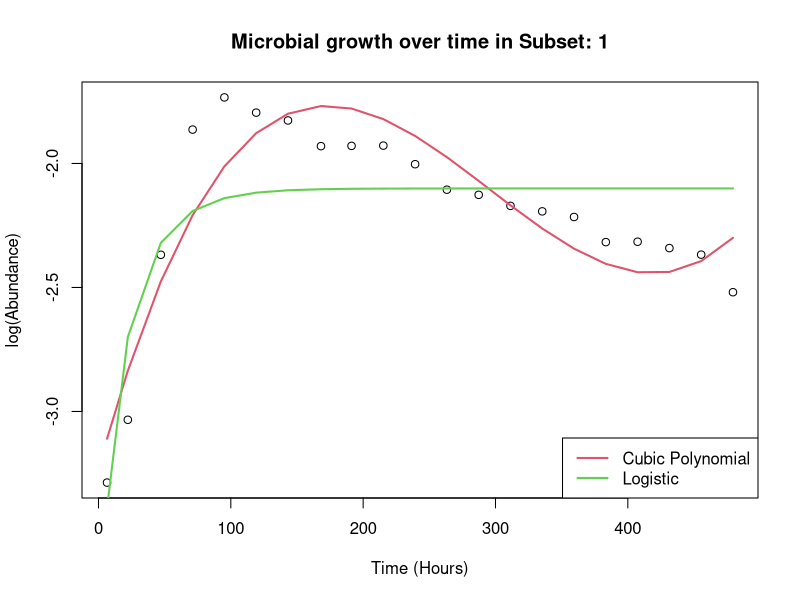
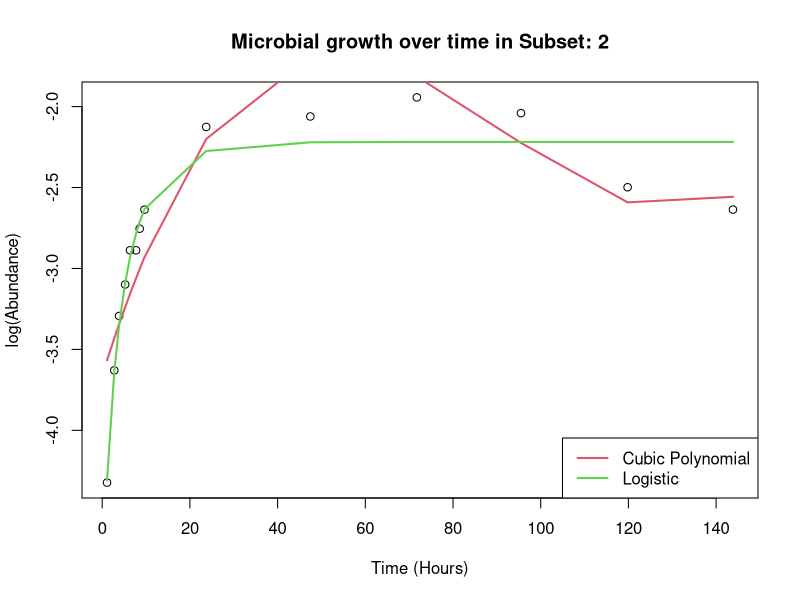
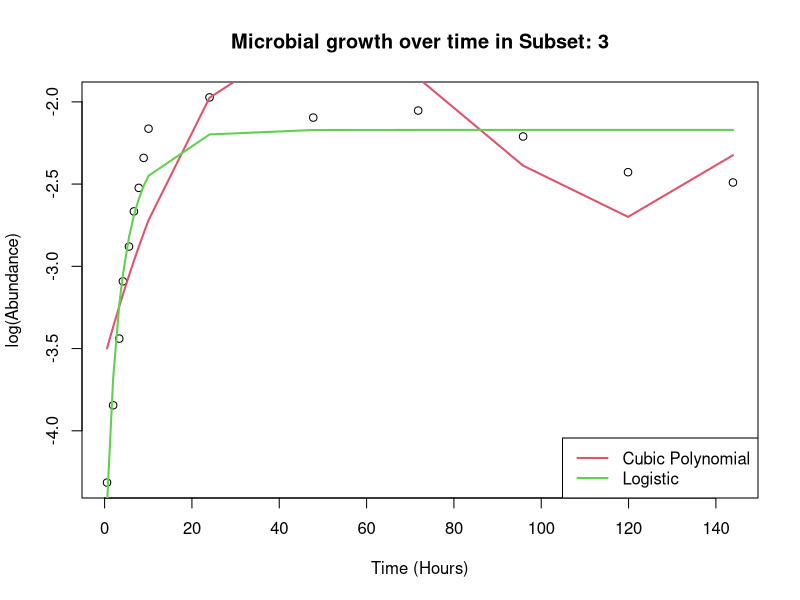
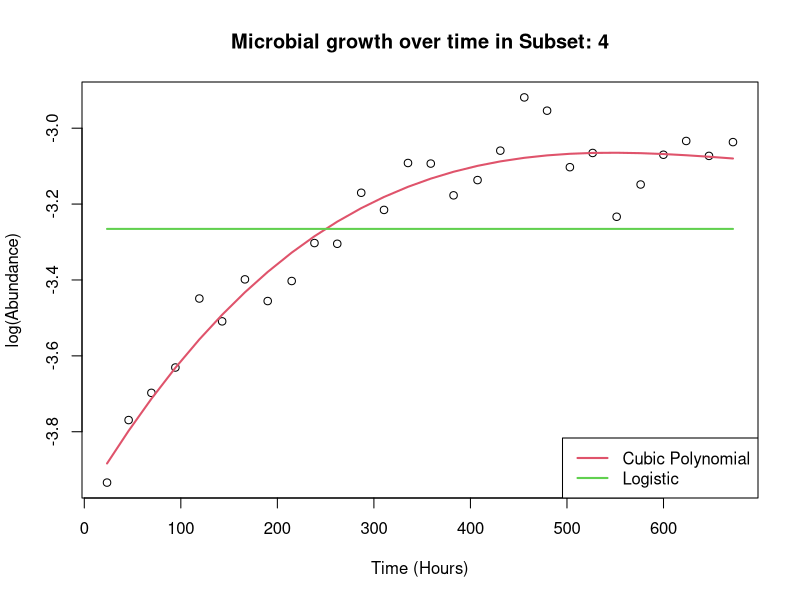
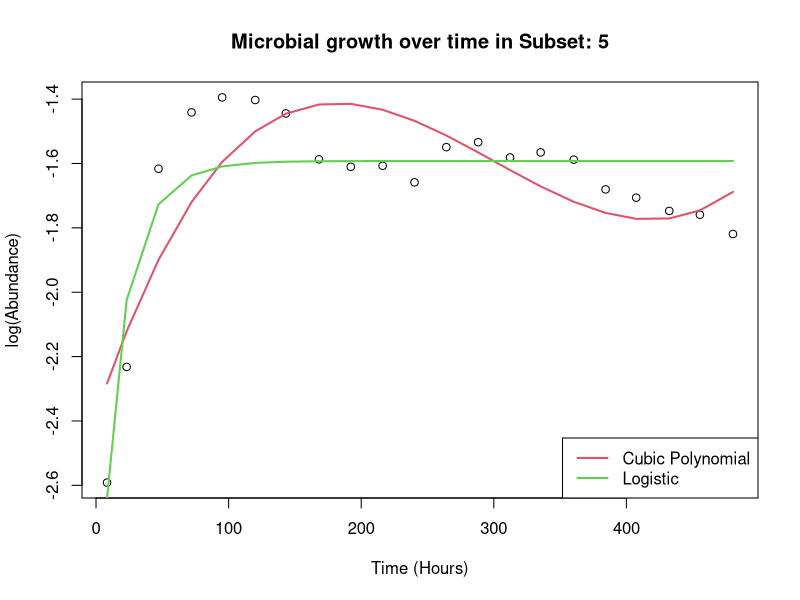
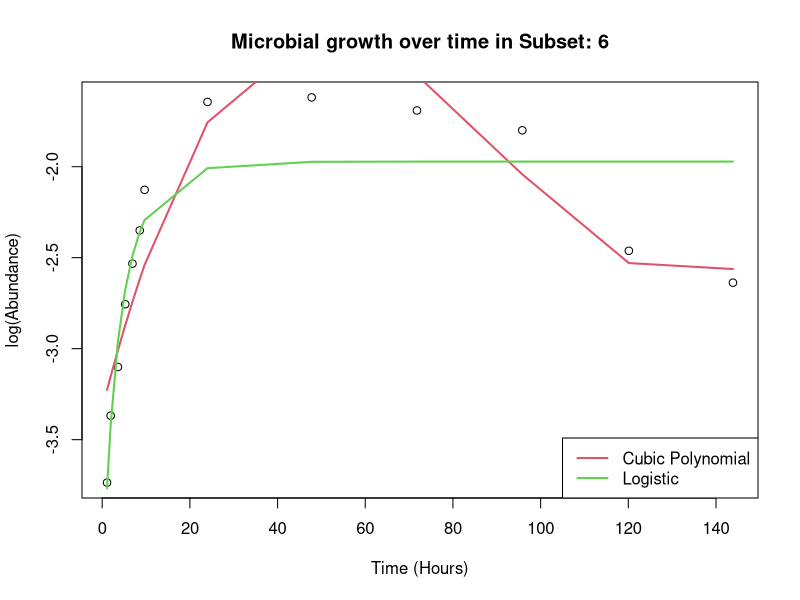
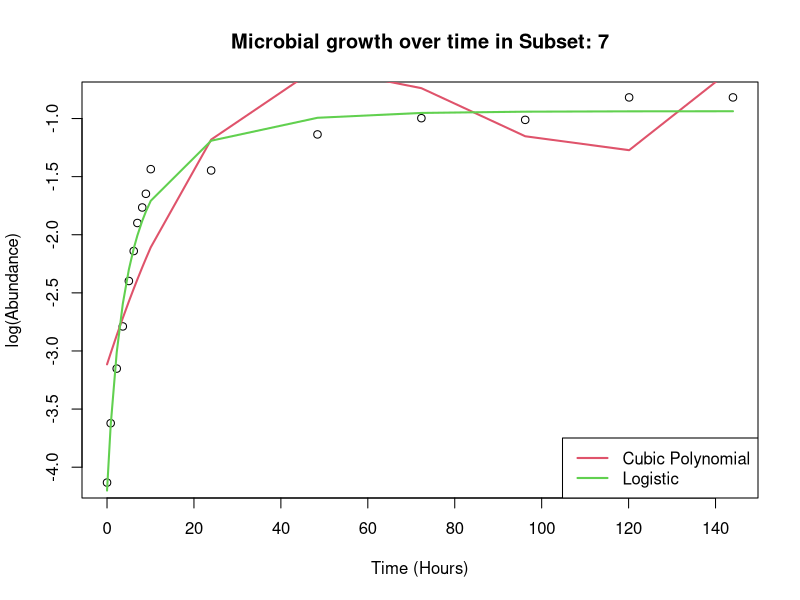
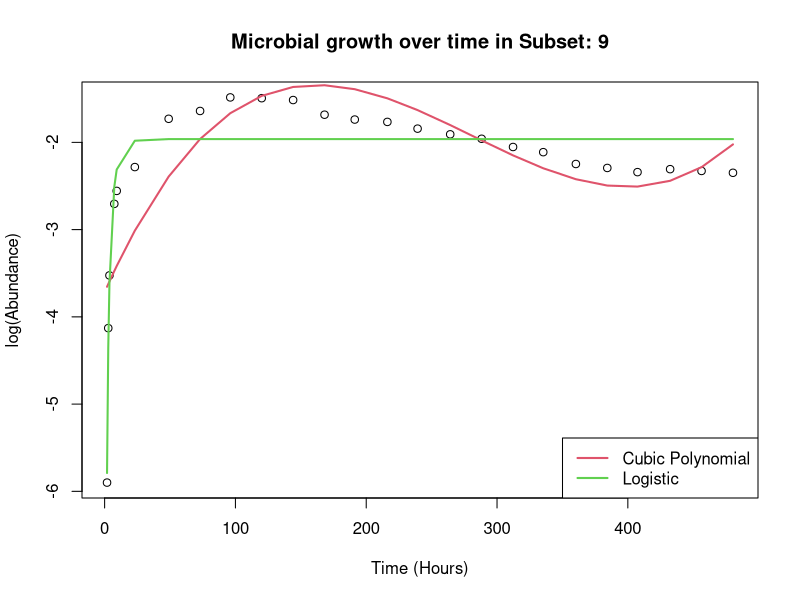

The R script that drew these images, in order: (Note: this script raises an error after producing the figures.)
###################
## Model Fitting ##
###################

#### import packages ####
require(minpack.lm)
require(tidyverse)

#### import data ####
MyData <- as.data.frame(read_csv("../data/ModifiedData.csv"))
MyData$ID <- as.factor(MyData$ID)

#### for loop version of subset, model and plot sections ####

## preallocation
ID <- rep(NA, nlevels(MyData$ID))
AICDiff <- rep(NA, nlevels(MyData$ID))
LowerAIC <- rep(NA, nlevels(MyData$ID))
SignifAIC <- rep(NA, nlevels(MyData$ID))
RSS_Cubic <- rep(NA, nlevels(MyData$ID))
RSS_Logistic <- rep(NA, nlevels(MyData$ID))
LowerRSS <- rep(NA, nlevels(MyData$ID))


for (i in 1:nlevels(MyData$ID)){
  ## subset
  subset1 <- subset(MyData,ID== i)
  subset1 <- subset1[order(subset1$Time),]
  # sort time column as ascending to fix plots
  
  
  ## models
  tryCatch(
    expr = {
      ########## CREATE MODELS ############
      # create cubic model
      cubicmodel <- lm(log(subset1$PopBio) ~ subset1$Time + I(subset1$Time^2) +I(subset1$Time^3))
      
      # create logistic model
      logistic1 <- function(t, r, K, N0){
        N0 * K * exp(r * t)/(K+N0 * (exp(r * t)-1))
      }

      logisticmodel <- nlsLM(log(subset1$PopBio)~logistic1(subset1$Time, r, K, N0), start=list(K=1, r=0.1, N0=0.1), data=subset1)
      

      ######### FIT MODELS ###########

      # open pdf
      pdf(paste("../Plots/PlotID", i, ".pdf", sep=""))

      # plot data points
      # par(fig=c(0,1,0.1,1))
      plot(log(subset1$PopBio) ~ subset1$Time, main=paste("Microbial growth over time in Subset:", i), xlab = "Time (Hours)", ylab = "log(Abundance)")
      
      ########## CUBIC MODEL ############
      # CUBIC MODEL: get predicted values for model and input them into variable
      PredictedCubic <- predict(cubicmodel, data.frame(x=subset1$Time), interval='confidence', level=0.99)
      
      # CUBIC MODEL: use the first column of the variable to plot the model
      lines(subset1$Time, PredictedCubic[,1], col=2, lwd=2)
      

      
      ########## LOGISTIC MODEL ##########
      # LOGISTIC MODEL: get predicted values for model and input them into variable
      PredictedLogistic <- predict(logisticmodel, data.frame(x=subset1$Time))
      
      # # LOGISTIC MODEL: use the first column of the variable to plot the model
      lines(subset1$Time, PredictedLogistic, col=3, lwd=2)
      
      legend("bottomright", legend = c("Cubic Polynomial", "Logistic"), lwd=2, lty=1, col=2:3)
      
      # close pdf
      dev.off()
      message("Successfully executed the model for subset:", i)

      ID[i] <- i
      # save ID to ID variable
      
      #### statistical measures of model fit ####
      
      RSS_Cubic[i] <- sum(residuals(cubicmodel)^2)
        
      RSS_Logistic[i] <- sum(residuals(logisticmodel)^2)
      
      RSSResults <- c(RSS_Cubic[i], RSS_Logistic[i])
      
      if (which.min(RSSResults)==1){
        LowerRSS[i] <- "Cubic"
      }
      if (which.min(RSSResults)==2){
        LowerRSS[i] <- "Logistic"
      }
      
      
      AICResults <- c(AIC(cubicmodel), AIC(logisticmodel))
      
      AICDiff[i] <- abs(diff(AICResults))
      
      if (AICDiff[i]>=2){
        SignifAIC[i] <- TRUE
      } else {
        SignifAIC[i] <- FALSE
      }
      

      if (which.min(AICResults)==1){
        LowerAIC[i] <- "Cubic"
      }
      if (which.min(AICResults)==2){
        LowerAIC[i] <- "Logistic"
      }
      
      
    },
    error = function(e){
      message("Caught an error for subset:", i)
      print(e)
    },
    warning = function(w){
      message("Caught a warning for subset:", i)
      print(w)
    },
    finally = {
      # graphics.off()
      message('All done, quitting.')
    }
  )
}

### make analysis data frame

AnalysisDF <- data.frame(ID, LowerAIC, AICDiff, SignifAIC, RSS_Cubic, RSS_Logistic, LowerRSS)
AnalysisDF <- na.omit(AnalysisDF)

#### export results ####

write.csv(AnalysisDF, "../results/Analysis.csv", row.names = FALSE)

# export results for final plotting script
